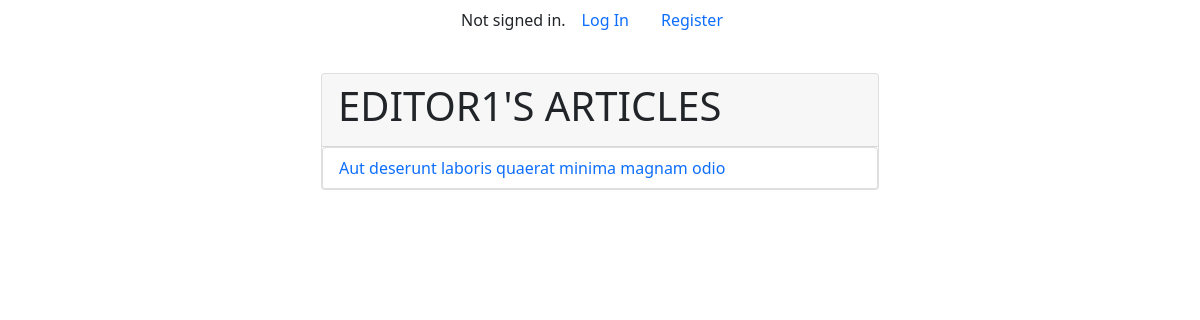
Before: /user/1/articles/html/ with the older database file.
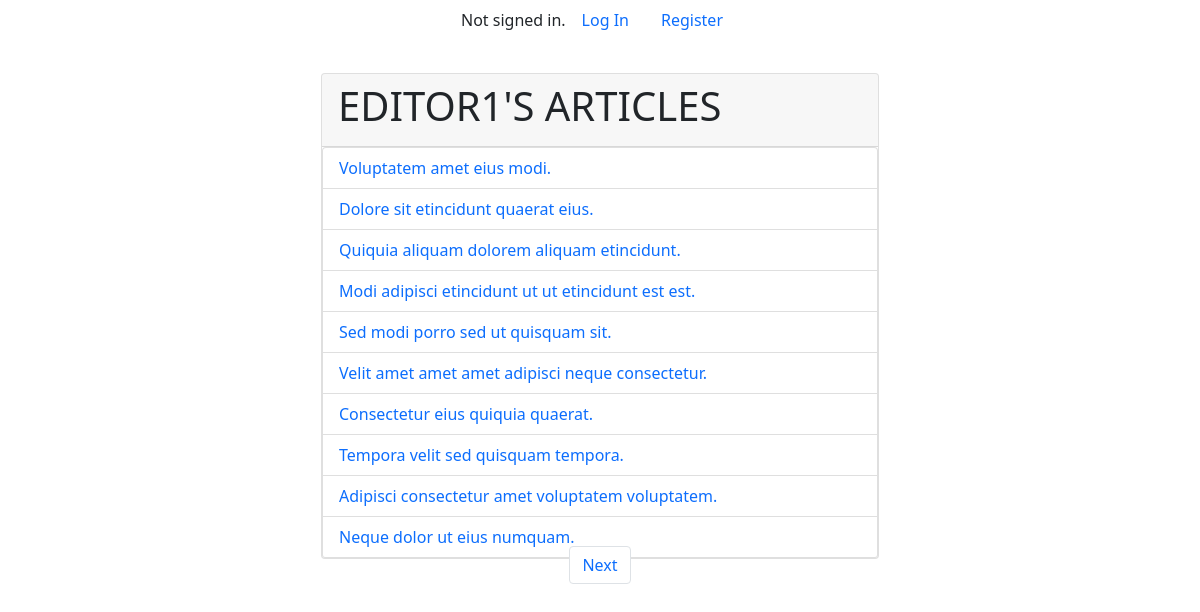
After: the same page with the newer database file.
### news/models.py (models this page shows)
class Article(models.Model):
    title = models.CharField(max_length=200)
    content = models.TextField()
    author = models.ForeignKey(User, on_delete=models.CASCADE)
    image_url = models.URLField(max_length=200, blank=True)
    created_at = models.DateTimeField(auto_now_add=True)
    updated_at = models.DateTimeField(auto_now=True)

### news/views.py (the view)
# urls.py: path('user/<int:user_id>/articles/<str:type>/', views.user_articles, name='user_articles'),
def user_articles(request, user_id, type):
    author = get_object_or_404(User, id=user_id)
    if type == 'json':
        articles = Article.objects.filter(author_id=user_id).values('id', 'title', 'created_at')
        return JsonResponse(list(articles), safe=False)
    elif type == 'html':
        articles = Article.objects.filter(author_id=user_id).order_by('-updated_at')
        paginator = Paginator(articles, 10)
        page_number = request.GET.get('page')
        page_obj = paginator.get_page(page_number)
        return render(request, 'news/user_articles.html', {'page_obj': page_obj, 'author': author})
    else:
        return JsonResponse({'error': 'Invalid type parameter'}, status=400)

### news/templates/news/user_articles.html (shortened to what this page needs)
{% extends "news/layout.html" %}
{% load static %}
{% block body %}
    <div class="card w-50">
        <div class="card-header">
          <div class="row">
            <div class="col-12">
              <h1 class="text-uppercase">
               {{ author.username }}'s Articles
              </h1>
            </div>
          </div>
        </div>
        <div class="list-group">
          {% for article in page_obj %}
          <div
          class="list-group-item list-group-item-action d-flex flex-row justify-content-between"
          aria-current="true">
            <a href="{% url 'news:article_detail' article.id %}"
            class="text-decoration-none col-10"
            aria-current="true">
              {{ article.title }}
            </a>
          </div>
          {% endfor %}
        </div>
    </div>
    <nav aria-label="Page navigation example" class="position-absolute down_pagination">
      <ul class="pagination">
          {% if page_obj.has_next %}
              <li class="page-item">
                  <a class="text-decoration-none page-link" href="?page={{ page_obj.next_page_number }}">Next</a>
              </li>
          {% endif %}
      </ul>
  </nav>
{% endblock %}

Changed rows visible on the page:
no longer on this page (row edited): Article: title "Aut deserunt laboris quaerat minima magnam odio"
added Article: title "Voluptatem amet eius modi."
added Article: title "Dolore sit etincidunt quaerat eius."
added Article: title "Quiquia aliquam dolorem aliquam etincidunt."
added Article: title "Modi adipisci etincidunt ut ut etincidunt est est."
added Article: title "Sed modi porro sed ut quisquam sit."
added Article: title "Velit amet amet amet adipisci neque consectetur."
added Article: title "Consectetur eius quiquia quaerat."
added Article: title "Tempora velit sed quisquam tempora."
added Article: title "Adipisci consectetur amet voluptatem voluptatem."
added Article: title "Neque dolor ut eius numquam."
Other visible differences:
text now shown: "Next"
